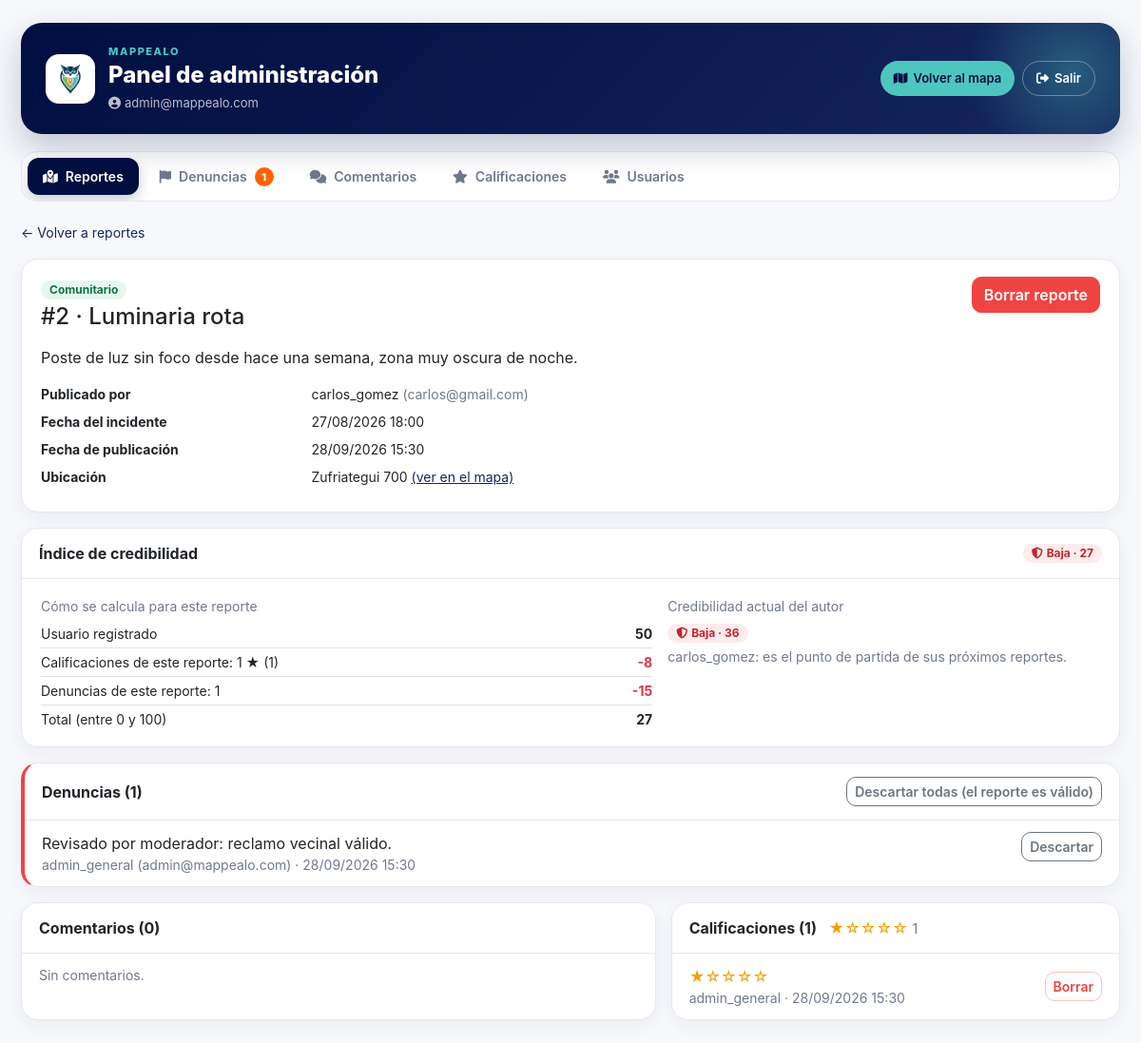
/pages/admin/reporte.php?id=2 (signed in), run on the app's committed database.
### tables this page shows
CREATE TABLE `reporte` (
  `id_reporte` int(11) NOT NULL,
  `id_usuario` int(11) NOT NULL,
  `id_ubicacion` int(11) NOT NULL,
  `fecha_reporte` datetime NOT NULL DEFAULT current_timestamp(),
  `fecha_incidente` datetime NOT NULL,
  `descripcion` text NOT NULL,
  `estado` varchar(50) NOT NULL DEFAULT 'pendiente'
);

CREATE TABLE `usuario` (
  `id_usuario` int(11) NOT NULL,
  `nombre_usuario` varchar(100) NOT NULL,
  `email` varchar(150) NOT NULL,
  `password` varchar(255) NOT NULL,
  `fecha_registro` datetime NOT NULL DEFAULT current_timestamp(),
  `cuenta_verificada` tinyint(1) NOT NULL DEFAULT 0,
  `es_admin` tinyint(1) NOT NULL DEFAULT 0
);

CREATE TABLE `ubicacion` (
  `id_ubicacion` int(11) NOT NULL,
  `latitud` decimal(10,8) NOT NULL,
  `longitud` decimal(11,8) NOT NULL,
  `direccion` varchar(255) NOT NULL
);

CREATE TABLE `advertencia` (
  `id_advertencia` int(11) NOT NULL,
  `id_reporte` int(11) NOT NULL,
  `id_usuario` int(11) NOT NULL,
  `motivo` varchar(255) NOT NULL,
  `fecha` datetime NOT NULL DEFAULT current_timestamp()
);

CREATE TABLE `valoracion` (
  `id_valoracion` int(11) NOT NULL,
  `id_reporte` int(11) NOT NULL,
  `id_usuario` int(11) NOT NULL,
  `valor` tinyint(4) NOT NULL,
  `fecha` datetime NOT NULL DEFAULT current_timestamp()
);

### pages/admin/reporte.php (the view, shortened to what the rows shown need)
<?php
require_once __DIR__ . '/../../config/connection.php';
require_once __DIR__ . '/_nav.php';
require_once __DIR__ . '/../../config/credibilidad.php';
$id = filter_var($_GET['id'] ?? null, FILTER_VALIDATE_INT, ['options' => ['min_range' => 1]]);
$reporte = false;
if ($id !== false) {
    $stmt = $connection->prepare("
        SELECT
            r.*, u.nombre_usuario, u.email, ub.direccion, ub.latitud, ub.longitud,
            CASE WHEN rb.id_reporte IS NOT NULL THEN 'delito' WHEN ic.id_reporte IS NOT NULL THEN 'comunitario' ELSE 'otro' END AS categoria,
            COALESCE(tr.nombre, ti.nombre, '-') AS tipo,
            rb.hubo_violencia, rb.hubo_arma, rb.multiples_delincuentes
        FROM reporte r
        INNER JOIN usuario u ON r.id_usuario = u.id_usuario
        INNER JOIN ubicacion ub ON r.id_ubicacion = ub.id_ubicacion
        LEFT JOIN robo rb ON r.id_reporte = rb.id_reporte
        LEFT JOIN tipo_robo tr ON rb.id_tipo_robo = tr.id_tipo_robo
        LEFT JOIN incidente_comunitario ic ON r.id_reporte = ic.id_reporte
        LEFT JOIN tipo_incidente ti ON ic.id_tipo_incidente = ti.id_tipo_incidente
        WHERE r.id_reporte = :id
    ");
    $stmt->execute([':id' => $id]);
    $reporte = $stmt->fetch(PDO::FETCH_ASSOC);
}
$consultar = function (string $sql) use ($connection, $id) {
    $stmt = $connection->prepare($sql);
    $stmt->execute([':id' => $id]);
    return $stmt->fetchAll(PDO::FETCH_ASSOC);
};
$denuncias = $consultar("
    SELECT a.id_advertencia, a.motivo, a.fecha, u.nombre_usuario, u.email
    FROM advertencia a INNER JOIN usuario u ON a.id_usuario = u.id_usuario
    WHERE a.id_reporte = :id ORDER BY a.fecha DESC
");
$calificaciones = $consultar("
    SELECT v.id_valoracion, v.valor, v.fecha, u.nombre_usuario
    FROM valoracion v INNER JOIN usuario u ON v.id_usuario = u.id_usuario
    WHERE v.id_reporte = :id ORDER BY v.fecha DESC
");
$credibilidad = credibilidad_reporte($connection, $id);
$credibilidadAutor = (int) $reporte['id_usuario'] > 0 ? credibilidad_usuario($connection, (int) $reporte['id_usuario']) : null;
?>
<!DOCTYPE html>
<html lang="es">
<head>
    <?php admin_head('Reporte #' . (int) $id); ?>
</head>
<body class="admin-body">
<div class="container py-4">
    <?php admin_nav($connection, 'reportes'); ?>
    <div class="card shadow-sm border-0 my-3">
        <div class="card-body">
            <div class="d-flex flex-wrap justify-content-between gap-2">
                <div>
                    <span class="badge <?= $reporte['categoria'] === 'delito' ? 'text-bg-danger' : 'text-bg-success' ?>"><?= admin_e(ucfirst($reporte['categoria'])) ?></span>
                    <h2 class="h4 mt-1 mb-0">#<?= (int) $id ?> · <?= admin_e($reporte['tipo']) ?></h2>
                </div>
                <div>
                    <?= admin_form_accion('borrar_reporte', ['id' => $id], 'Borrar reporte', 'btn btn-danger',
                        "¿Borrar el reporte #$id? También se borran sus comentarios, calificaciones y denuncias. No se puede deshacer.") ?>
                </div>
            </div>
            <p class="mt-3 mb-3" style="white-space: pre-line;"><?= admin_e($reporte['descripcion']) ?></p>
            <dl class="row small mb-0">
                <dt class="col-sm-3">Publicado por</dt>
                <dd class="col-sm-9"><?= admin_e($reporte['nombre_usuario']) ?> <span class="text-muted">(<?= admin_e($reporte['email']) ?>)</span></dd>
                <dt class="col-sm-3">Fecha del incidente</dt>
                <dd class="col-sm-9"><?= admin_fecha($reporte['fecha_incidente']) ?></dd>
                <dt class="col-sm-3">Fecha de publicación</dt>
                <dd class="col-sm-9"><?= admin_fecha($reporte['fecha_reporte']) ?></dd>
                <dt class="col-sm-3">Ubicación</dt>
                <dd class="col-sm-9">
                    <?= admin_e($reporte['direccion']) ?>
                    <a href="https://www.openstreetmap.org/?mlat=<?= (float) $reporte['latitud'] ?>&mlon=<?= (float) $reporte['longitud'] ?>#map=18/<?= (float) $reporte['latitud'] ?>/<?= (float) $reporte['longitud'] ?>" target="_blank" rel="noopener">(ver en el mapa)</a>
                </dd>
            </dl>
        </div>
    </div>
    <div class="card shadow-sm border-0 mb-3">
            <?= admin_credibilidad($credibilidad) ?>
        <div class="card-body">
            <div class="row g-3">
                <div class="col-md-5">
                    <div class="small text-muted mb-1">Credibilidad actual del autor</div>
                    <?php if ($credibilidadAutor): ?>
                        <?= admin_credibilidad($credibilidadAutor) ?>
                        <div class="small text-muted mt-1"><?= admin_e($reporte['nombre_usuario']) ?>: es el punto de partida de sus próximos reportes.</div>
                    <?php else: ?>
                        <span class="small text-muted">Invitado (anónimo): base fija de <?= CRED_BASE_INVITADO ?>. No se calcula historial porque todos los invitados comparten la misma cuenta.</span>
                    <?php endif; ?>
                </div>
            </div>
        </div>
    </div>
    <div class="card shadow-sm border-0 mb-3 <?= $denuncias ? 'border-start border-danger border-4' : '' ?>">
        <ul class="list-group list-group-flush">
            <?php foreach ($denuncias as $d): ?>
                <li class="list-group-item d-flex justify-content-between align-items-start gap-2">
                    <div>
                        <div><?= admin_e($d['motivo']) ?></div>
                        <div class="small text-muted"><?= admin_e($d['nombre_usuario']) ?> (<?= admin_e($d['email']) ?>) · <?= admin_fecha($d['fecha']) ?></div>
                    </div>
                    <?= admin_form_accion('borrar_denuncia', ['id' => $d['id_advertencia']], 'Descartar', 'btn btn-sm btn-outline-secondary', "¿Descartar esta denuncia?") ?>
                </li>
            <?php endforeach; ?>
        </ul>
    </div>
    <div class="row g-3">
        <div class="col-lg-5">
            <div class="card shadow-sm border-0 h-100">
                <ul class="list-group list-group-flush">
                    <?php foreach ($calificaciones as $v): ?>
                        <li class="list-group-item d-flex justify-content-between align-items-center gap-2">
                            <div>
                                <span class="text-warning"><?= admin_estrellas($v['valor']) ?></span>
                                <div class="small text-muted"><?= admin_e($v['nombre_usuario']) ?> · <?= admin_fecha($v['fecha']) ?></div>
                            </div>
                            <?= admin_form_accion('borrar_calificacion', ['id' => $v['id_valoracion']], 'Borrar', 'btn btn-sm btn-outline-danger', "¿Borrar esta calificación?") ?>
                        </li>
                    <?php endforeach; ?>
                </ul>
            </div>
        </div>
    </div>
</div>
</body>
</html>

### pages/admin/_nav.php (shortened to what the rows shown need)
<?php
function admin_e($texto): string
{
    return htmlspecialchars((string) $texto, ENT_QUOTES, 'UTF-8');
}
function admin_fecha(?string $fecha): string
{
    $t = strtotime($fecha);
    return $t ? date('d/m/Y H:i', $t) : admin_e($fecha);
}
function admin_estrellas($valor): string
{
    $n = max(0, min(5, (int) round((float) $valor)));
    return str_repeat('★', $n) . str_repeat('☆', 5 - $n);
}
function admin_credibilidad(?array $cred, bool $conTexto = true): string
{
    $clase = ['alta' => 'text-bg-success', 'media' => 'text-bg-warning', 'baja' => 'text-bg-danger'][$cred['nivel']['clave']] ?? 'text-bg-secondary';
    $texto = $conTexto ? admin_e($cred['nivel']['texto']) . ' · ' : '';
    return '<span class="badge ' . $clase . '" title="Índice de credibilidad (0 a 100)"><i class="fa-solid fa-shield-halved me-1"></i>' . $texto . (int) $cred['puntaje'] . '</span>';
}
function admin_form_accion(string $accion, array $campos, string $texto, string $clase, string $confirmacion): string
{
    $html = '<form method="POST" action="../../handler/admin/moderacion_handler.php" class="d-inline" onsubmit="return confirm(' . admin_e(json_encode($confirmacion)) . ');">';
    $html .= '<input type="hidden" name="csrf_token" value="' . admin_e(csrf_token()) . '">';
    $html .= '<input type="hidden" name="accion" value="' . admin_e($accion) . '">';
    $html .= '<input type="hidden" name="volver" value="' . admin_e($_SERVER['REQUEST_URI'] ?? '') . '">';
    foreach ($campos as $nombre => $valor) {
        $html .= '<input type="hidden" name="' . admin_e($nombre) . '" value="' . admin_e($valor) . '">';
    }
    $html .= '<button type="submit" class="' . admin_e($clase) . '">' . $texto . '</button></form>';
    return $html;
}
function admin_nav(PDO $connection, string $activa): void
{
    ?>
    <header class="admin-hero">
        <div class="admin-hero-marca">
            <div>
                <h1>Panel de administración</h1>
            </div>
        </div>
    </header>
    <?php
}
function admin_head(string $titulo): void
{
    ?>
    <link href="https://cdn.jsdelivr.net/npm/bootstrap@5.3.7/dist/css/bootstrap.min.css" rel="stylesheet">
    <link rel="stylesheet" href="https://cdnjs.cloudflare.com/ajax/libs/font-awesome/6.5.2/css/all.min.css">
    <link rel="stylesheet" href="../../assets/css/admin.css?v=5">
    <?php
}

### data on the page
reporte: id_usuario "2", descripcion "Poste de luz sin foco desde hace una semana, zona muy oscura de noche.", id_usuario.nombre_usuario "carlos_gomez", id_usuario.email "carlos@gmail.com", fecha_incidente "27/08/2026 18:00", fecha_reporte "28/09/2026 15:30", id_ubicacion.direccion "Zufriategui 700"
advertencia: motivo "Revisado por moderador: reclamo vecinal válido.", id_usuario.nombre_usuario "admin_general", id_usuario.email "admin@mappealo.com", fecha "28/09/2026 15:30", texto "Descartar"
valoracion: valor "★☆☆☆☆", id_usuario.nombre_usuario "admin_general", fecha "28/09/2026 15:30", texto "Borrar"

### other printed values
admin_e($email) "admin@mappealo.com"
$texto "Reportes"
$texto "Denuncias"
$contador "1"
$texto "Comentarios"
$texto "Calificaciones"
$texto "Usuarios"
admin_e(ucfirst($reporte['categoria'])) "Comunitario"
admin_e($reporte['tipo']) "Luminaria rota"
$texto "Borrar reporte Descartar todas (el reporte es válido)"
$texto "Baja · Baja ·"
$cred['puntaje'] "27 36"
admin_e($f['texto']) "Usuario registrado"
$f['puntos'] "50"
admin_e($f['texto']) "Calificaciones de este reporte: 1 ★ (1)"
